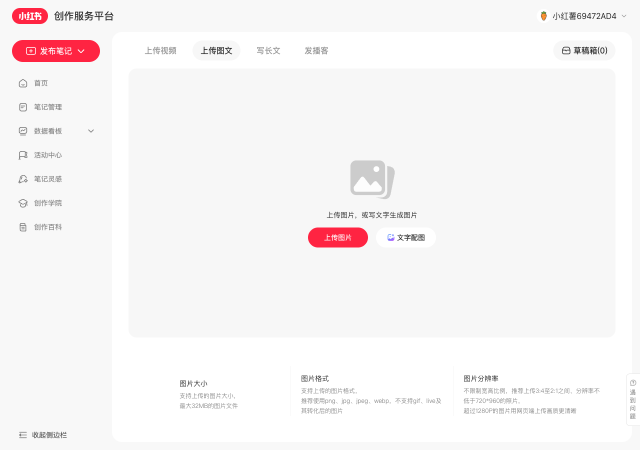
#> input picture modules/xhs_publisher/debug_publish_image.png, 1280 x 900 px (shown at 1/2 size)
$ python -i single_composer.py   (imports and definitions only)
#> lines starting #> are read from the running program, lines starting #| are printed output that depends on the picture
"""Moodboard 单图导出器 — 每张图独立排版，各自带标题/正文

独立模块。输入: 图片路径 + 标题 + 文案
输出: 小红书比例的单图（1080×1350），图在上方，文字在底部
"""

import time
from pathlib import Path

from PIL import Image, ImageDraw, ImageFont

from .config import (
    CANVAS_W, CANVAS_H, EXPORTS_DIR,
)


def _find_cjk_font(size: int) -> ImageFont.FreeTypeFont | ImageFont.ImageFont:
    from .config import _FONT_PATHS as font_paths
    for fp in font_paths:
        if Path(fp).exists():
            return ImageFont.truetype(fp, size)
    return ImageFont.load_default()


class SingleComposer:
    """单图排版 — 一张图 + 底部标题 + 正文"""

    # Layout: image is CROPPED to fill top area, text goes below
    IMAGE_AREA_H = 1080       # square image area (matching canvas width)
    TEXT_AREA_H = 270         # bottom text area
    PADDING = 60              # left/right padding for text

    def compose(
        self,
        image_path: str,
        title: str = "",
        caption: str = "",
    ) -> Path:
#> called with image_path = 'debug_publish_image.png', title = '', caption = ''
        canvas = Image.new("RGB", (CANVAS_W, CANVAS_H), color=(255, 255, 255))
#> canvas: PIL image 1080x1350 RGB; every value is 255

        # Paste and crop the image to fill top area
        try:
            img = Image.open(image_path).convert("RGB")
#> img is the input picture: PIL image 1280x900 RGB; mean R, G, B 248, 245.5, 245.9
            # Smart crop: fit into IMAGE_AREA_H while preserving aspect ratio
            w, h = img.size
#> w = 1280; h = 900
            target_ratio = CANVAS_W / self.IMAGE_AREA_H
            img_ratio = w / h
#> img_ratio = 1.42

            if img_ratio > target_ratio:
                # Image is wider — crop sides
                new_w = int(h * target_ratio)
#> new_w = 900
                left = (w - new_w) // 2
#> left = 190
                img = img.crop((left, 0, left + new_w, h))
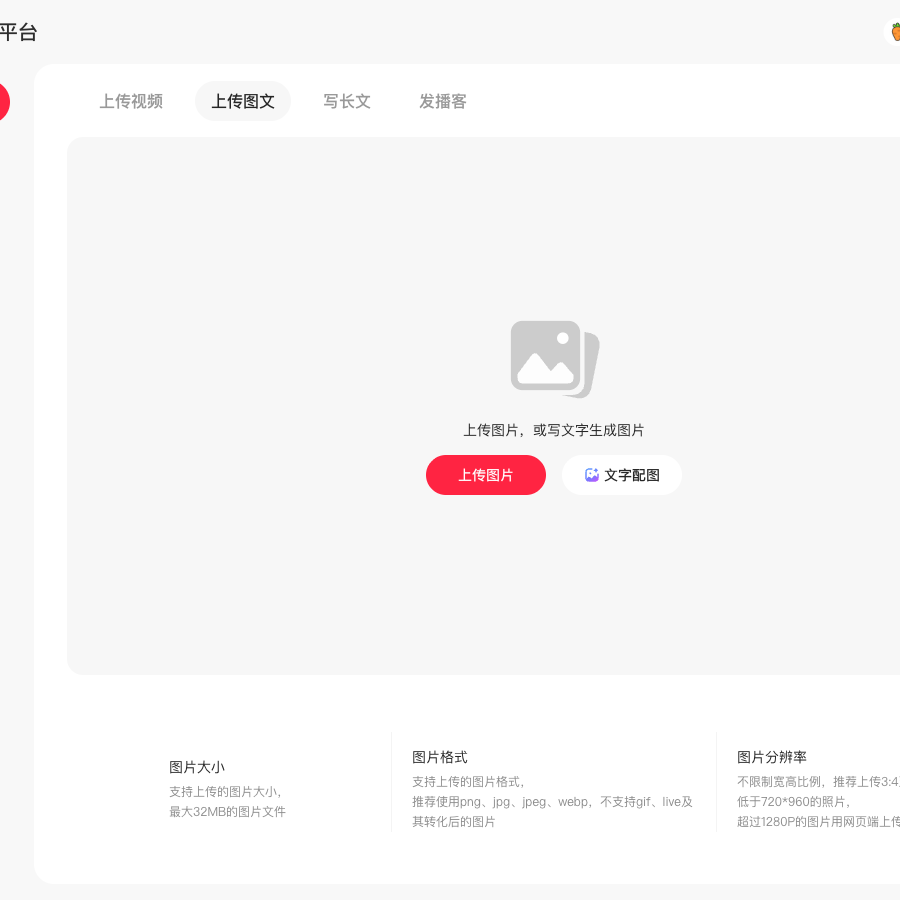
#> img: PIL image 900x900 RGB; mean R, G, B 248.4, 247.2, 247.3
            else:
                # Image is taller — crop top/bottom
                new_h = int(w / target_ratio)
                top = (h - new_h) // 2
                img = img.crop((0, top, w, top + new_h))

            img = img.resize((CANVAS_W, self.IMAGE_AREA_H), Image.LANCZOS)
#> img: PIL image 1080x1080 RGB
            canvas.paste(img, (0, 0))
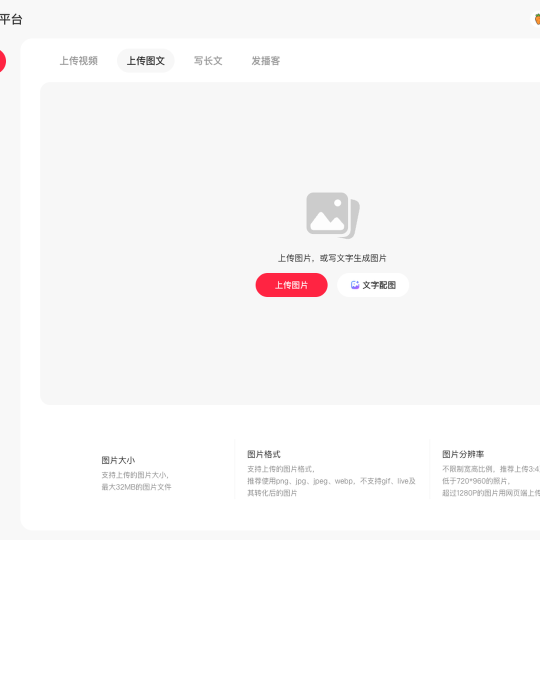
#> canvas: PIL image 1080x1350 RGB (shown at 1/2 size); mean R, G, B 249.7, 248.7, 248.8
        except Exception:
            pass  # Image failed to load — leave area blank

        # Render text below image
        self._render_text(canvas, title, caption)

        filename = f"single_{int(time.time())}.png"
        output_path = EXPORTS_DIR / filename
        canvas.save(output_path, "PNG", optimize=True)
        return output_path

    def _render_text(self, canvas: Image.Image, title: str, caption: str) -> None:
        draw = ImageDraw.Draw(canvas)
        y = self.IMAGE_AREA_H + 30

        if title:
            font_title = _find_cjk_font(22)
            draw.text((self.PADDING, y), title, fill=(80, 80, 80), font=font_title)
            y += 32

        if caption:
            font_cap = _find_cjk_font(26)
            lines = self._wrap_text(caption, font_cap, CANVAS_W - self.PADDING * 2)
            for line in lines:
                if y > CANVAS_H - 30:
                    break
                draw.text((self.PADDING, y), line, fill=(40, 40, 40), font=font_cap)
                y += 34

    @staticmethod
    def _wrap_text(text: str, font, max_width: int) -> list[str]:
        lines = []
        line_chars = []
        for ch in text:
            line_chars.append(ch)
            bbox = font.getbbox("".join(line_chars))
            if bbox[2] > max_width:
                if len(line_chars) > 1:
                    line_chars.pop()
                lines.append("".join(line_chars))
                line_chars = [ch]
        if line_chars:
            lines.append("".join(line_chars))
        return lines

    @staticmethod
    def batch_export(
        image_paths: list[str],
        title_template: str = "",
        captions: list[str] = None,
    ) -> list[Path]:
        """Export multiple images as individual cards. Returns list of output paths."""
        composer = SingleComposer()
        outputs = []
        for i, path in enumerate(image_paths):
            cap = captions[i] if captions and i < len(captions) else ""
            title = title_template if title_template else ""
            out = composer.compose(path, title=title, caption=cap)
            outputs.append(out)
        return outputs

>>> result = SingleComposer().compose('debug_publish_image.png')
